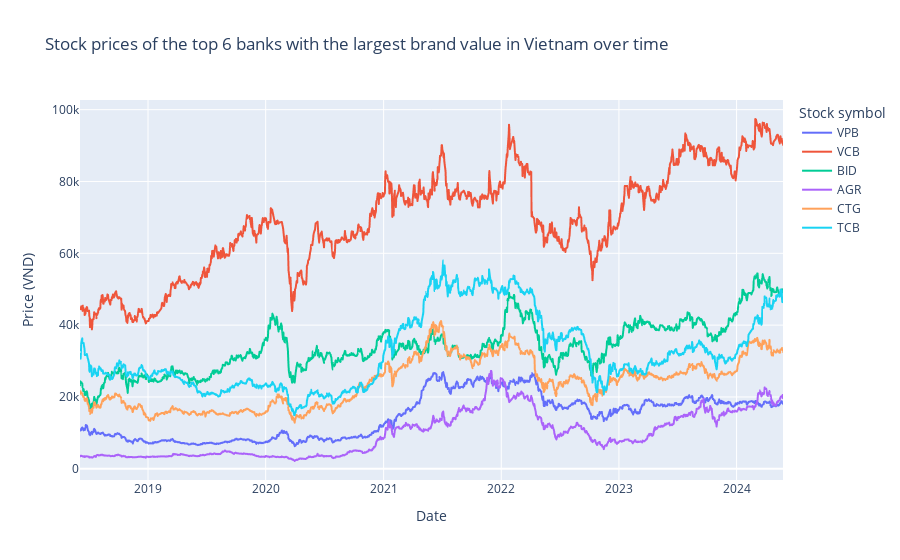

The code cell stored with this chart in its notebook:
### Markdown cell above
##### **Thông tin đang quan tâm:**
- Giá cổ phiếu của các ngân hàng theo thời gian.
- Khối lượng giao dịch của các ngân hàng theo thời gian.
- Sự biến động của giá cổ phiếu và khối lượng giao dịch theo từng ngân hàng.
- Các yếu tố ảnh hưởng đến sự thay đổi giá cổ phiếu và khối lượng giao dịch.
##### **Hướng tiếp cận:**
- So sánh sự thay đổi của giá cổ phiếu và khối lượng giao dịch giữa các ngân hàng theo thời gian
- Tìm những điểm đặc biệt trong sự biến thiên của giá cổ phiếu và khối lượng giao dịch, câu chuyện phía sau nó
##### **Cách trực quan để trả lời câu hỏi:**
- Dùng biểu đồ đường để thể hiện sự biến thiên theo thời gian

### Code cell
# Biểu đồ giá cổ phiếu theo thời gian
fig = px.line(full_df, x='Date', y='Price', color='Stock symbol', title='Stock prices of the top 6 banks with the largest brand value in Vietnam over time', labels={'Price': 'Price (VND)'})
fig.show()

### Figure 1 — Plotly figure (JSON) as saved in the notebook; plotly's stock layout.template omitted (floating-point values rounded to 4 significant figures; data arrays with more than 128 entries replaced by an {"elided": "..."} marker saying what was removed)
{"data": [{"hovertemplate": "Stock symbol=VPB<br>Date=%{x}<br>Price (VND)=%{y}<extra></extra>", "legendgroup": "VPB", "line": {"color": "#636efa", "dash": "solid"}, "marker": {"symbol": "circle"}, "mode": "lines", "name": "VPB", "showlegend": true, "type": "scattergl", "x": {"elided": "1494 str values"}, "xaxis": "x", "y": {"elided": "1494 float values"}, "yaxis": "y"}, {"hovertemplate": "Stock symbol=VCB<br>Date=%{x}<br>Price (VND)=%{y}<extra></extra>", "legendgroup": "VCB", "line": {"color": "#EF553B", "dash": "solid"}, "marker": {"symbol": "circle"}, "mode": "lines", "name": "VCB", "showlegend": true, "type": "scattergl", "x": {"elided": "1494 str values"}, "xaxis": "x", "y": {"elided": "1494 int values"}, "yaxis": "y"}, {"hovertemplate": "Stock symbol=BID<br>Date=%{x}<br>Price (VND)=%{y}<extra></extra>", "legendgroup": "BID", "line": {"color": "#00cc96", "dash": "solid"}, "marker": {"symbol": "circle"}, "mode": "lines", "name": "BID", "showlegend": true, "type": "scattergl", "x": {"elided": "1494 str values"}, "xaxis": "x", "y": {"elided": "1494 float values"}, "yaxis": "y"}, {"hovertemplate": "Stock symbol=AGR<br>Date=%{x}<br>Price (VND)=%{y}<extra></extra>", "legendgroup": "AGR", "line": {"color": "#ab63fa", "dash": "solid"}, "marker": {"symbol": "circle"}, "mode": "lines", "name": "AGR", "showlegend": true, "type": "scattergl", "x": {"elided": "1494 str values"}, "xaxis": "x", "y": {"elided": "1494 float values"}, "yaxis": "y"}, {"hovertemplate": "Stock symbol=CTG<br>Date=%{x}<br>Price (VND)=%{y}<extra></extra>", "legendgroup": "CTG", "line": {"color": "#FFA15A", "dash": "solid"}, "marker": {"symbol": "circle"}, "mode": "lines", "name": "CTG", "showlegend": true, "type": "scattergl", "x": {"elided": "1494 str values"}, "xaxis": "x", "y": {"elided": "1494 float values"}, "yaxis": "y"}, {"hovertemplate": "Stock symbol=TCB<br>Date=%{x}<br>Price (VND)=%{y}<extra></extra>", "legendgroup": "TCB", "line": {"color": "#19d3f3", "dash": "solid"}, "marker": {"symbol": "circle"}, "mode": "lines", "name": "TCB", "showlegend": true, "type": "scattergl", "x": {"elided": "1493 str values"}, "xaxis": "x", "y": {"elided": "1493 int values"}, "yaxis": "y"}], "layout": {"legend": {"title": {"text": "Stock symbol"}, "tracegroupgap": 0}, "title": {"text": "Stock prices of the top 6 banks with the largest brand value in Vietnam over time"}, "xaxis": {"anchor": "y", "domain": [0, 1], "title": {"text": "Date"}}, "yaxis": {"anchor": "x", "domain": [0, 1], "title": {"text": "Price (VND)"}}}}
